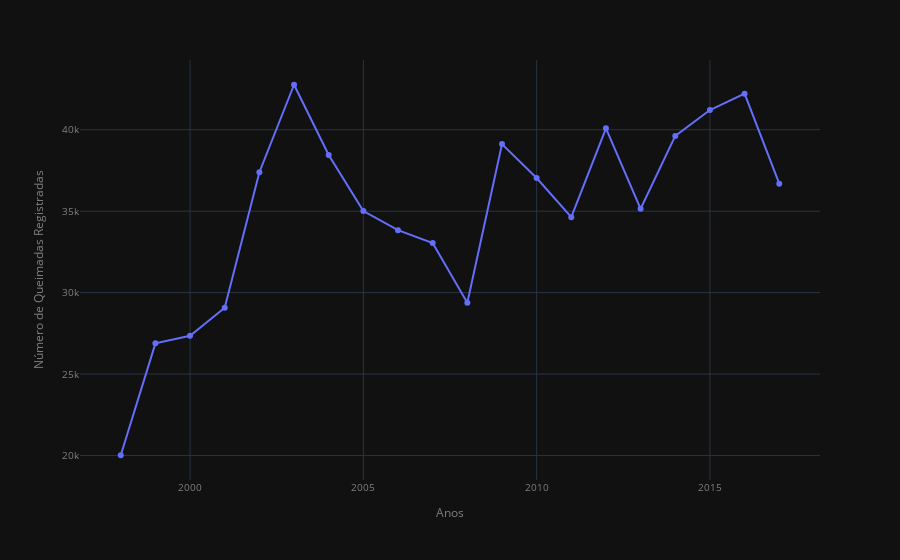

The cell this chart's notebook holds for it:
### Code cell
# Plotando o gráfico de linhas

linha = px.line(data_frame=df_plot, x='year', y='number', markers=True, template='plotly_dark')
personalizacao(linha, 'Anos', 'Número de Queimadas Registradas', None)

### Figure 1 — Plotly figure (JSON) as saved in the notebook; plotly's stock layout.template omitted (floating-point values rounded to 4 significant figures)
{"data": [{"hovertemplate": "year=%{x}<br>number=%{y}<extra></extra>", "legendgroup": "", "line": {"color": "#636efa", "dash": "solid"}, "marker": {"symbol": "circle"}, "mode": "markers+lines", "name": "", "orientation": "v", "showlegend": false, "type": "scatter", "x": [1998, 1999, 2000, 2001, 2002, 2003, 2004, 2005, 2006, 2007, 2008, 2009, 2010, 2011, 2012, 2013, 2014, 2015, 2016, 2017], "xaxis": "x", "y": [20010.0, 26880.0, 27350.0, 29070.0, 37390.0, 42760.0, 38450.0, 35000.0, 33830.0, 33040.0, 29380.0, 39120.0, 37040.0, 34630.0, 40080.0, 35150.0, 39620.0, 41210.0, 42210.0, 36690.0], "yaxis": "y"}], "layout": {"font": {"color": "grey", "size": 10}, "legend": {"title": {"font": {"size": 12}}, "tracegroupgap": 0}, "margin": {"t": 60}, "xaxis": {"anchor": "y", "domain": [0, 1], "title": {"font": {"size": 12}, "text": "Anos"}}, "yaxis": {"anchor": "x", "domain": [0, 1], "title": {"font": {"size": 12}, "text": "Número de Queimadas Registradas"}}}}
